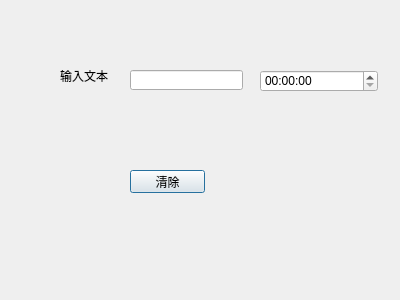
<?xml version="1.0" encoding="UTF-8"?>
<ui version="4.0">
 <class>Dialog</class>
 <widget class="QDialog" name="Dialog">
  <property name="geometry">
   <rect>
    <x>0</x>
    <y>0</y>
    <width>400</width>
    <height>300</height>
   </rect>
  </property>
  <property name="windowTitle">
   <string>Dialog</string>
  </property>
  <widget class="QLabel" name="label">
   <property name="geometry">
    <rect>
     <x>60</x>
     <y>70</y>
     <width>54</width>
     <height>12</height>
    </rect>
   </property>
   <property name="text">
    <string>输入文本</string>
   </property>
  </widget>
  <widget class="QLineEdit" name="lineEdit">
   <property name="geometry">
    <rect>
     <x>130</x>
     <y>70</y>
     <width>113</width>
     <height>20</height>
    </rect>
   </property>
  </widget>
  <widget class="QPushButton" name="pushButton">
   <property name="geometry">
    <rect>
     <x>130</x>
     <y>170</y>
     <width>75</width>
     <height>23</height>
    </rect>
   </property>
   <property name="text">
    <string>清除</string>
   </property>
  </widget>
  <widget class="QTimeEdit" name="timeEdit">
   <property name="geometry">
    <rect>
     <x>260</x>
     <y>70</y>
     <width>118</width>
     <height>22</height>
    </rect>
   </property>
  </widget>
 </widget>
 <resources/>
 <connections>
  <connection>
   <sender>pushButton</sender>
   <signal>clicked()</signal>
   <receiver>lineEdit</receiver>
   <slot>clear()</slot>
   <hints>
    <hint type="sourcelabel">
     <x>175</x>
     <y>171</y>
    </hint>
    <hint type="destinationlabel">
     <x>179</x>
     <y>82</y>
    </hint>
   </hints>
  </connection>
  <connection>
   <sender>timeEdit</sender>
   <signal>editingFinished()</signal>
   <receiver>lineEdit</receiver>
   <slot>paste()</slot>
   <hints>
    <hint type="sourcelabel">
     <x>310</x>
     <y>77</y>
    </hint>
    <hint type="destinationlabel">
     <x>226</x>
     <y>80</y>
    </hint>
   </hints>
  </connection>
 </connections>
</ui>
